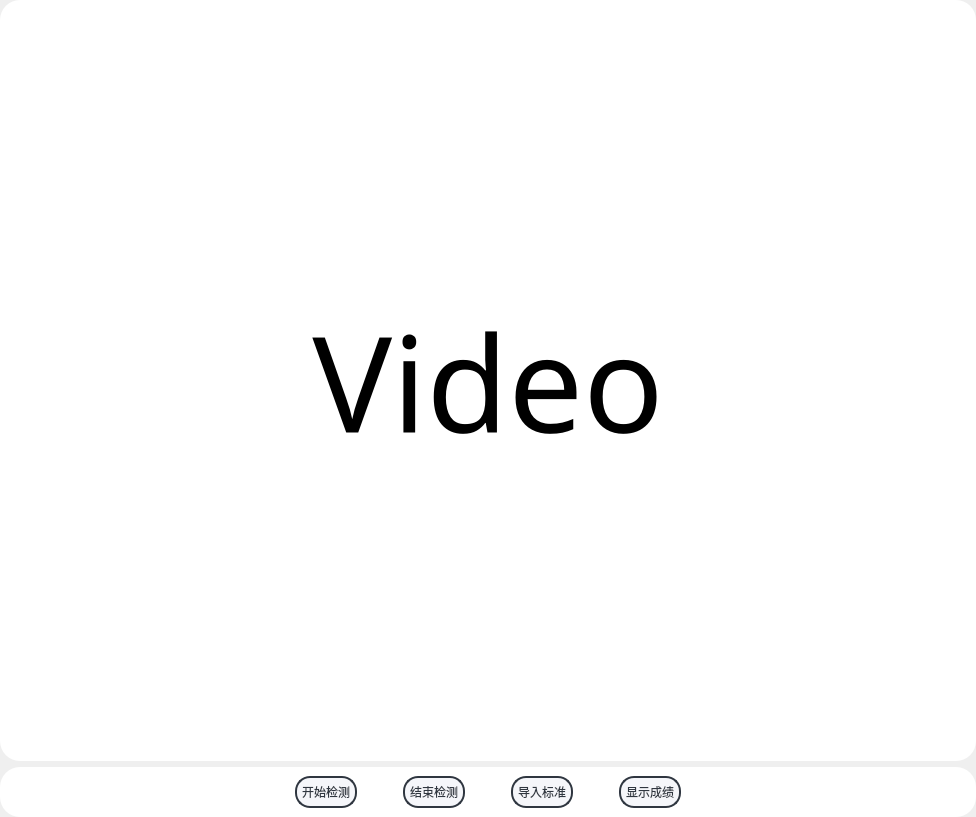
            <widget class="QWidget" name="scrollAreaWidgetContents_2">
             <property name="geometry">
              <rect>
               <x>0</x>
               <y>0</y>
               <width>976</width>
               <height>817</height>
              </rect>
             </property>
             <layout class="QVBoxLayout" name="verticalLayout_9">
              <property name="leftMargin">
               <number>0</number>
              </property>
              <property name="topMargin">
               <number>0</number>
              </property>
              <property name="rightMargin">
               <number>0</number>
              </property>
              <property name="bottomMargin">
               <number>0</number>
              </property>
              <item>
               <widget class="QWidget" name="widget_16" native="true">
                <property name="styleSheet">
                 <string notr="true">QWidget#widget_16
{
	background-color: rgba(255, 255, 255,255);
	border-radius:20px;
}</string>
                </property>
                <layout class="QVBoxLayout" name="verticalLayout_13">
                 <item>
                  <widget class="QLabel" name="label_video">
                   <property name="font">
                    <font>
                     <family>微软雅黑</family>
                     <pointsize>100</pointsize>
                    </font>
                   </property>
                   <property name="text">
                    <string>Video</string>
                   </property>
                   <property name="alignment">
                    <set>Qt::AlignCenter</set>
                   </property>
                  </widget>
                 </item>
                </layout>
               </widget>
              </item>
              <item>
               <widget class="QWidget" name="widget_17" native="true">
                <property name="sizePolicy">
                 <sizepolicy hsizetype="Preferred" vsizetype="Fixed">
                  <horstretch>0</horstretch>
                  <verstretch>0</verstretch>
                 </sizepolicy>
                </property>
                <property name="styleSheet">
                 <string notr="true">QWidget#widget_17
{
	background-color: rgba(255, 255, 255,255);
	border-radius:20px;
}</string>
                </property>
                <layout class="QHBoxLayout" name="horizontalLayout_12">
                 <item>
                  <spacer name="horizontalSpacer_20">
                   <property name="orientation">
                    <enum>Qt::Horizontal</enum>
                   </property>
                   <property name="sizeHint" stdset="0">
                    <size>
                     <width>225</width>
                     <height>20</height>
                    </size>
                   </property>
                  </spacer>
                 </item>
                 <item>
                  <widget class="QPushButton" name="pushButton_startDetection">
                   <property name="styleSheet">
                    <string notr="true">/**正常情况下样式**/
QPushButton{
	font: 13pt &quot;微软雅黑&quot;;
    color: #2f3640;
    background-color: #f5f6fa;
    border-color: #2f3640;
    border-radius: 15px;
    border-style: solid;
    border-width: 2px;
    padding: 5px;
}

/**鼠标停留在按钮上的样式**/
QPushButton::hover{	
    color: #FFFFFF;
    background-color: #718093;
    border-color: #2f3640;
}

/**鼠标按压下去的样式**/
QPushButton::pressed,QPushButton::checked{
    color: #FFFFFF;
    background-color: qlineargradient(spread:pad, x1:0, y1:0, x2:0, y2:1, stop:0 #273c75, stop:1 #487eb0);
}

/**按钮失能情况下样式**/
QPushButton::disabled{
    color: #FFFFFF;
    background-color: #dcdde1;
    border-color: #dcdde1;
}
</string>
                   </property>
                   <property name="text">
                    <string>开始检测</string>
                   </property>
                  </widget>
                 </item>
                 <item>
                  <spacer name="horizontalSpacer_18">
                   <property name="orientation">
                    <enum>Qt::Horizontal</enum>
                   </property>
                   <property name="sizeType">
                    <enum>QSizePolicy::Fixed</enum>
                   </property>
                   <property name="sizeHint" stdset="0">
                    <size>
                     <width>40</width>
                     <height>20</height>
                    </size>
                   </property>
                  </spacer>
                 </item>
                 <item>
                  <widget class="QPushButton" name="pushButton_stopDetection">
                   <property name="styleSheet">
                    <string notr="true">/**正常情况下样式**/
QPushButton{
	font: 13pt &quot;微软雅黑&quot;;
    color: #2f3640;
    background-color: #f5f6fa;
    border-color: #2f3640;
    border-radius: 15px;
    border-style: solid;
    border-width: 2px;
    padding: 5px;
}

/**鼠标停留在按钮上的样式**/
QPushButton::hover{	
    color: #FFFFFF;
    background-color: #718093;
    border-color: #2f3640;
}

/**鼠标按压下去的样式**/
QPushButton::pressed,QPushButton::checked{
    color: #FFFFFF;
    background-color: qlineargradient(spread:pad, x1:0, y1:0, x2:0, y2:1, stop:0 #273c75, stop:1 #487eb0);
}

/**按钮失能情况下样式**/
QPushButton::disabled{
    color: #FFFFFF;
    background-color: #dcdde1;
    border-color: #dcdde1;
}
</string>
                   </property>
                   <property name="text">
                    <string>结束检测</string>
                   </property>
                  </widget>
                 </item>
                 <item>
                  <spacer name="horizontalSpacer_17">
                   <property name="orientation">
                    <enum>Qt::Horizontal</enum>
                   </property>
                   <property name="sizeType">
                    <enum>QSizePolicy::Fixed</enum>
                   </property>
                   <property name="sizeHint" stdset="0">
                    <size>
                     <width>40</width>
                     <height>20</height>
                    </size>
                   </property>
                  </spacer>
                 </item>
                 <item>
                  <widget class="QPushButton" name="pushButton_readStandard_2">
                   <property name="styleSheet">
                    <string notr="true">/**正常情况下样式**/
QPushButton{
	font: 13pt &quot;微软雅黑&quot;;
    color: #2f3640;
    background-color: #f5f6fa;
    border-color: #2f3640;
    border-radius: 15px;
    border-style: solid;
    border-width: 2px;
    padding: 5px;
}

/**鼠标停留在按钮上的样式**/
QPushButton::hover{	
    color: #FFFFFF;
    background-color: #718093;
    border-color: #2f3640;
}

/**鼠标按压下去的样式**/
QPushButton::pressed,QPushButton::checked{
    color: #FFFFFF;
    background-color: qlineargradient(spread:pad, x1:0, y1:0, x2:0, y2:1, stop:0 #273c75, stop:1 #487eb0);
}

/**按钮失能情况下样式**/
QPushButton::disabled{
    color: #FFFFFF;
    background-color: #dcdde1;
    border-color: #dcdde1;
}
</string>
                   </property>
                   <property name="text">
                    <string>导入标准</string>
                   </property>
                  </widget>
                 </item>
                 <item>
                  <spacer name="horizontalSpacer_19">
                   <property name="orientation">
                    <enum>Qt::Horizontal</enum>
                   </property>
                   <property name="sizeType">
                    <enum>QSizePolicy::Fixed</enum>
                   </property>
                   <property name="sizeHint" stdset="0">
                    <size>
                     <width>40</width>
                     <height>20</height>
                    </size>
                   </property>
                  </spacer>
                 </item>
                 <item>
                  <widget class="QPushButton" name="pushButton_showResult">
                   <property name="styleSheet">
                    <string notr="true">/**正常情况下样式**/
QPushButton{
	font: 13pt &quot;微软雅黑&quot;;
    color: #2f3640;
    background-color: #f5f6fa;
    border-color: #2f3640;
    border-radius: 15px;
    border-style: solid;
    border-width: 2px;
    padding: 5px;
}

/**鼠标停留在按钮上的样式**/
QPushButton::hover{	
    color: #FFFFFF;
    background-color: #718093;
    border-color: #2f3640;
}

/**鼠标按压下去的样式**/
QPushButton::pressed,QPushButton::checked{
    color: #FFFFFF;
    background-color: qlineargradient(spread:pad, x1:0, y1:0, x2:0, y2:1, stop:0 #273c75, stop:1 #487eb0);
}

/**按钮失能情况下样式**/
QPushButton::disabled{
    color: #FFFFFF;
    background-color: #dcdde1;
    border-color: #dcdde1;
}
</string>
                   </property>
                   <property name="text">
                    <string>显示成绩</string>
                   </property>
                  </widget>
                 </item>
                 <item>
                  <spacer name="horizontalSpacer_16">
                   <property name="orientation">
                    <enum>Qt::Horizontal</enum>
                   </property>
                   <property name="sizeHint" stdset="0">
                    <size>
                     <width>225</width>
                     <height>20</height>
                    </size>
                   </property>
                  </spacer>
                 </item>
                </layout>
               </widget>
              </item>
             </layout>
            </widget>
